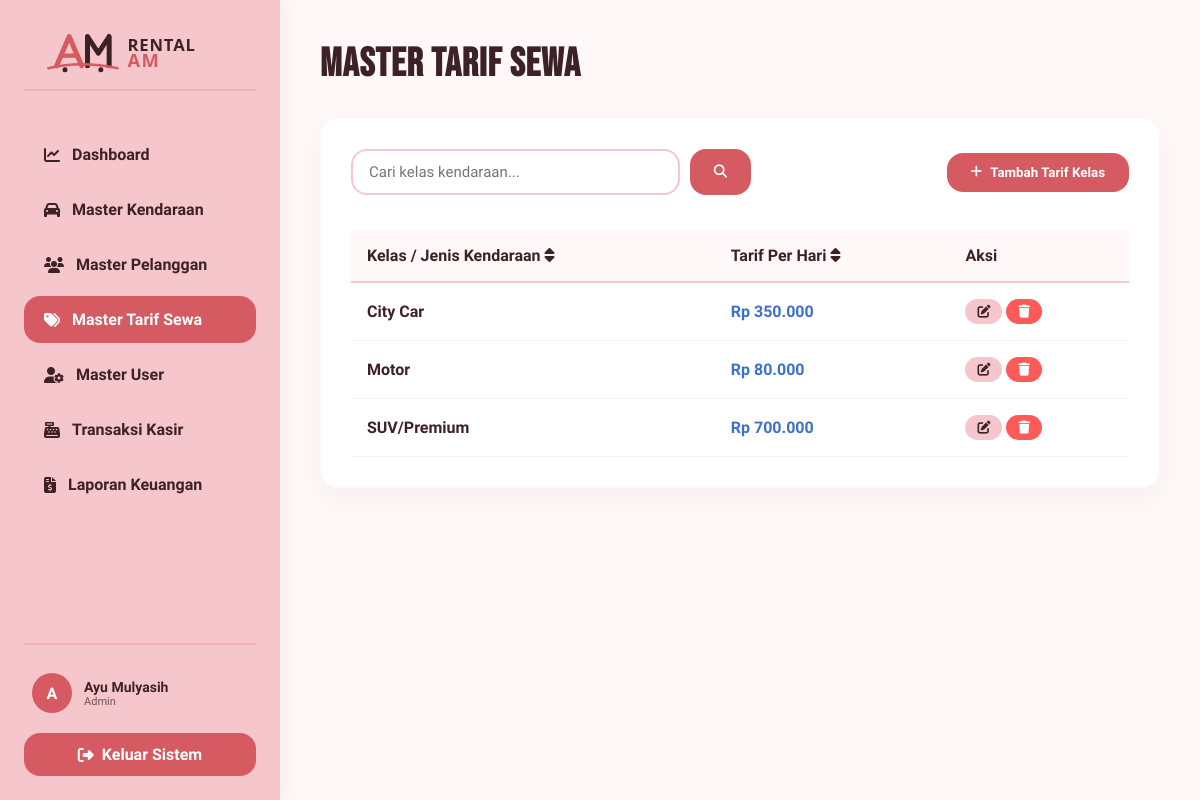
Page /index.php?action=master_tarif_sewa (signed in) on the committed database.
### tables this page shows
CREATE TABLE IF NOT EXISTS tarif_sewa (
    id_tarif INT AUTO_INCREMENT PRIMARY KEY,
    jenis_kendaraan VARCHAR(50) NOT NULL UNIQUE,
    tarif_per_hari DECIMAL(10,2) NOT NULL
);

### controllers/TarifSewaController.php (called while the page is built, shortened)
<?php
require_once 'models/TarifSewa.php';
class TarifSewaController {
    private $tarifSewaModel;
    public function __construct($db) {
        $this->tarifSewaModel = new TarifSewa($db);
    }
    public function index() {
        $search = $_GET['search'] ?? '';
        $sort_by = $_GET['sort_by'] ?? 'jenis_kendaraan';
        $sort_order = $_GET['sort_order'] ?? 'ASC';
        $tariffs = $this->tarifSewaModel->getAll($search, $sort_by, $sort_order);
        require_once 'views/master_tarif_sewa.php';
    }
}

### models/TarifSewa.php (called while the page is built, shortened)
<?php
class TarifSewa {
    private $conn;
    private $table_name = "tarif_sewa";
    public function __construct($db) {
        $this->conn = $db;
    }
    public function getAll($search = '', $sort_by = 'jenis_kendaraan', $sort_order = 'ASC') {
        $allowed_sort = ['id_tarif', 'jenis_kendaraan', 'tarif_per_hari'];
        $sort_order = strtoupper($sort_order) === 'DESC' ? 'DESC' : 'ASC';
        $query = "SELECT * FROM " . $this->table_name;
        $query .= " ORDER BY " . $sort_by . " " . $sort_order;
        $stmt = $this->conn->prepare($query);
        $stmt->execute();
        return $stmt->fetchAll(PDO::FETCH_ASSOC);
    }
}

### views/master_tarif_sewa.php (the view, shortened to what this page needs)
<!DOCTYPE html>
<html lang="id">
<head>
    <link rel="stylesheet" href="assets/css/style.css">
    <link rel="stylesheet" href="https://cdnjs.cloudflare.com/ajax/libs/font-awesome/6.4.0/css/all.min.css">
</head>
<body>
    <?php require_once 'views/layout/sidebar.php'; ?>
    <div class="main-content">
        <h1 class="page-title">MASTER TARIF SEWA</h1>
        <div class="card">
            <div class="search-sort-bar">
                <form action="index.php" method="GET" class="search-box">
                    <input type="text" name="search" class="form-control" placeholder="Cari kelas kendaraan..." value="<?php echo htmlspecialchars($search); ?>">
                    <button type="submit" class="btn btn-primary"><i class="fa-solid fa-magnifying-glass"></i></button>
                </form>
                <div class="sort-box">
                    <button class="btn btn-primary" onclick="openAddModal()"><i class="fa-solid fa-plus"></i> Tambah Tarif Kelas</button>
                </div>
            </div>
            <div class="table-responsive">
                <table>
                    <thead>
                        <tr>
                            <th>
                                <a href="index.php?action=master_tarif_sewa&search=<?php echo urlencode($search); ?>&sort_by=jenis_kendaraan&sort_order=<?php echo $sort_order === 'ASC' ? 'DESC' : 'ASC'; ?>" style="text-decoration:none; color:inherit;">
                                    Kelas / Jenis Kendaraan <i class="fa-solid fa-sort"></i>
                                </a>
                            </th>
                            <th>
                                <a href="index.php?action=master_tarif_sewa&search=<?php echo urlencode($search); ?>&sort_by=tarif_per_hari&sort_order=<?php echo $sort_order === 'ASC' ? 'DESC' : 'ASC'; ?>" style="text-decoration:none; color:inherit;">
                                    Tarif Per Hari <i class="fa-solid fa-sort"></i>
                                </a>
                            </th>
                            <th>Aksi</th>
                        </tr>
                    </thead>
                    <tbody>
                        <?php if (empty($tariffs)): ?>
                            <tr>
                                <td colspan="3" style="text-align: center; padding: 30px;">Data tarif sewa tidak ditemukan.</td>
                            </tr>
                        <?php else: ?>
                            <?php foreach ($tariffs as $t): ?>
                                <tr>
                                    <td style="font-weight:600;"><?php echo htmlspecialchars($t['jenis_kendaraan']); ?></td>
                                    <td><span style="font-weight:700; color:#3b71ca;">Rp <?php echo number_format($t['tarif_per_hari'], 0, ',', '.'); ?></span></td>
                                    <td>
                                        <button class="btn btn-secondary" style="padding: 6px 12px; font-size:13px;" onclick="openEditModal(<?php echo htmlspecialchars(json_encode($t)); ?>)">
                                            <i class="fa-solid fa-pen-to-square"></i>
                                        </button>
                                        <a href="index.php?action=tarif_sewa_delete&id=<?php echo $t['id_tarif']; ?>" class="btn btn-danger" style="padding: 6px 12px; font-size:13px;" onclick="return confirm('Hapus tarif kelas kendaraan ini?')">
                                            <i class="fa-solid fa-trash"></i>
                                        </a>
                                    </td>
                                </tr>
                            <?php endforeach; ?>
                        <?php endif; ?>
                    </tbody>
                </table>
            </div>
        </div>
    </div>
</body>
</html>

### assets/css/style.css (style rules this page uses)
* { margin: 0; padding: 0; box-sizing: border-box; font-family: 'Plus Jakarta Sans', sans-serif; }
body { background-color: #FFF8F8; color: #3C2224; display: flex; min-height: 100vh; }
.main-content { margin-left: 280px; flex: 1; padding: 40px; overflow-y: auto; }
.page-title { font-family: 'Bebas Neue', sans-serif; font-size: 40px; letter-spacing: 1px; color: #3C2224; margin-bottom: 30px; }
.card { background-color: #FFFFFF; border-radius: 16px; box-shadow: 0 10px 30px rgba(60, 34, 36, 0.04); padding: 30px; margin-bottom: 30px; border: 1px solid rgba(214, 90, 98, 0.05); }
.btn { display: inline-flex; align-items: center; gap: 8px; padding: 12px 24px; font-weight: 600; border-radius: 16px; border: none; cursor: pointer; transition: all 0.3s ease; text-decoration: none; }
.btn-primary { background-color: #D65A62; color: #FFFFFF; }
.btn-secondary { background-color: #F5C6CB; color: #3C2224; }
.btn-danger { background-color: #FF5A5A; color: #FFFFFF; }
.table-responsive { width: 100%; overflow-x: auto; }
table { width: 100%; border-collapse: collapse; margin-top: 15px; }
th { background-color: #FFF8F8; color: #3C2224; text-align: left; padding: 16px; font-weight: 700; border-bottom: 2px solid #F5C6CB; }
td { padding: 16px; border-bottom: 1px solid rgba(60, 34, 36, 0.05); color: #3C2224; }
.form-control { width: 100%; padding: 12px 16px; border-radius: 16px; border: 2px solid #F5C6CB; background-color: #FFFFFF; color: #3C2224; font-size: 15px; transition: all 0.3s ease; }
.search-sort-bar { display: flex; justify-content: space-between; align-items: center; gap: 20px; margin-bottom: 20px; flex-wrap: wrap; }
.search-box { display: flex; gap: 10px; flex: 1; max-width: 400px; }
.sort-box { display: flex; align-items: center; gap: 10px; }

### rows in the picture
tarif_sewa: jenis_kendaraan "City Car", tarif_per_hari "350.000"
tarif_sewa: jenis_kendaraan "Motor", tarif_per_hari "80.000"
tarif_sewa: jenis_kendaraan "SUV/Premium", tarif_per_hari "700.000"

### other values in the picture
substr($_SESSION['user']['nama_lengkap'] ?? 'A', 0, 1) "A"
$_SESSION['user']['nama_lengkap'] "Ayu Mulyasih"
$user_role "Admin"
